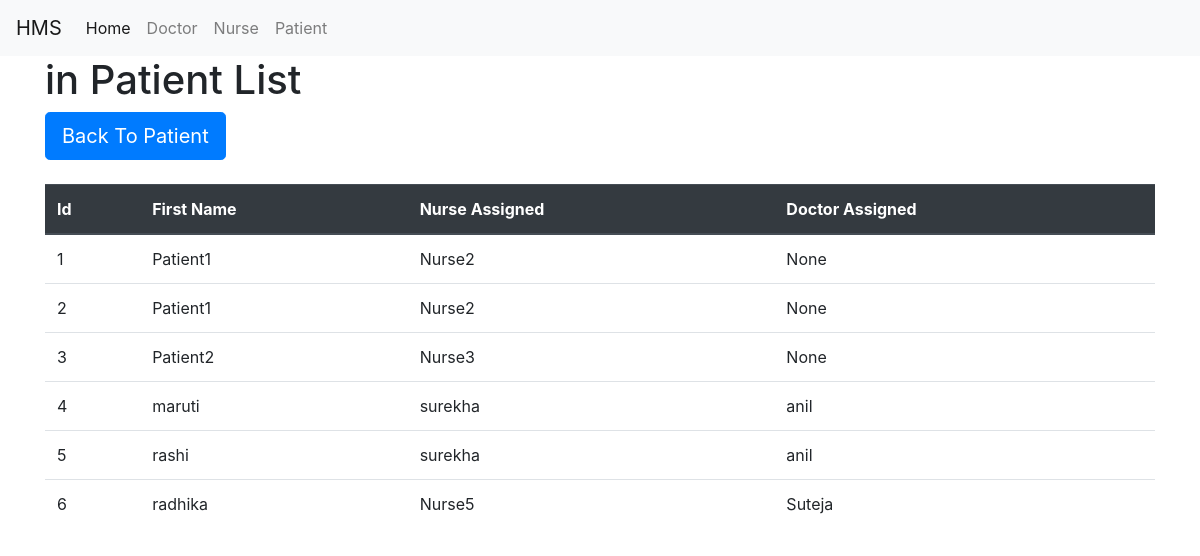
/patient_list/, run on the app's committed database.
### hms/models.py (models this page shows, shortened)
class PatientData(models.Model):
	patient_fname = models.CharField(max_length=255, null=True, blank=True)
	patient_lname = models.CharField(max_length=255, null=True, blank=True)
	patient_age = models.IntegerField(null=True, blank=True)
	patient_phone_no = models.CharField(max_length=12, null=True, blank=True)
	patient_relative_ph_no = models.CharField(max_length=12, null=True, blank=True)
	patient_diagnosis = models.CharField(max_length=255, null=True, blank=True)
	nurse_fk = models.ForeignKey('NurseData', on_delete=models.CASCADE, null=True, blank=True)
	patient_doctor_fk = models.ForeignKey('DoctorData', on_delete=models.CASCADE, null=True, blank=True)

class NurseData(models.Model):
	nurse_fname = models.CharField(max_length=255, null=True, blank=True)
	nurse_lname = models.CharField(max_length=255, null=True, blank=True)
	nurse_salary = models.IntegerField(null=True, blank=True)
	nurse_shift_type = models.CharField(max_length=255, null=True, blank=True)
	nurse_shift_duration = models.IntegerField(null=True, blank=True)
	doctor_fk = models.ForeignKey('DoctorData', on_delete=models.CASCADE, null=True, blank=True)
	def __str__(self):
		return self.nurse_fname

class DoctorData(models.Model):
	doctor_fname = models.CharField(max_length=255, null=True, blank=True)		#1
	doctor_lname = models.CharField(max_length=255, null=True, blank=True)		#2
	doctor_salary = models.IntegerField(null=True, blank=True)					#3
	doctor_qualification = models.CharField(max_length=255, null=True, blank=True)#4
	doctor_phone_no = models.CharField(max_length=12, null=True, blank=True)	#5
	doctor_shift_type = models.CharField(max_length=255, null=True, blank=True)	#6
	def __str__(self):
		return self.doctor_fname

### hms/views.py (the view)
# urls.py: path('patient_list/', views.patient_list, name='patient_list'),
def patient_list(request):
	patient_list = PatientData.objects.all()
	return render(request, 'hms/patient_list.html', {'patient_list':patient_list})

### hms/templates/hms/patient_list.html
{% extends 'base.html' %}
{% block body%}
	<div class="container">
		<h1>in Patient List</h1>
		<a href="{% url 'hms:patient' %}">
	        <button type="button" class="btn btn-primary btn-lg">Back To Patient</button>
	    </a>
	</div>
	<br>
	<div class="container">
		<table class="table">
			<thead class="thead-dark">
				<tr>
					<th scope="col">Id</th>
	      			<th scope="col">First Name</th>
	      			<th scope="col">Nurse Assigned</th>
	      			<th scope="col">Doctor Assigned</th>
	      		</tr>
			</thead>
			<tbody>
			    {% for patient in patient_list %}
				    <tr>
				    	<td scope="col"> {{ patient.id }} </td>
				    	<td scope="col"> {{ patient.patient_fname }} </td>
				    	<td scope="col"> {{ patient.nurse_fk }} </td>
				    	<td scope="col"> {{ patient.patient_doctor_fk }} </td>
				    </tr>
				{% endfor %}
			</tbody>
		</table>
	</div>
{% endblock %}

### data on the page
PatientData: id "1", patient_fname "Patient1", nurse_fk "Nurse2", patient_doctor_fk "None"
PatientData: id "2", patient_fname "Patient1", nurse_fk "Nurse2", patient_doctor_fk "None"
PatientData: id "3", patient_fname "Patient2", nurse_fk "Nurse3", patient_doctor_fk "None"
PatientData: id "4", patient_fname "maruti", nurse_fk "surekha", patient_doctor_fk "anil"
PatientData: id "5", patient_fname "rashi", nurse_fk "surekha", patient_doctor_fk "anil"
PatientData: id "6", patient_fname "radhika", nurse_fk "Nurse5", patient_doctor_fk "Suteja"
